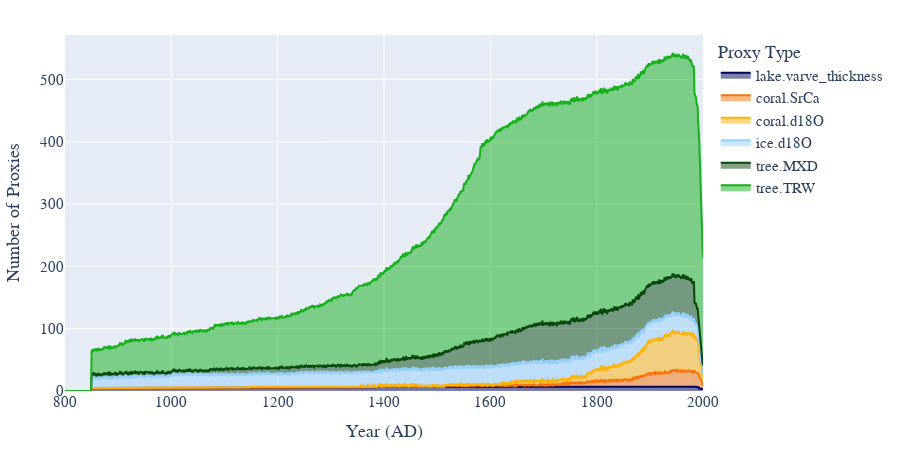

Notebook code cell kept with this figure:
### Code cell
pdb.plotly_count()

### Figure 1 — Plotly figure (JSON) as saved in the notebook; plotly's stock layout.template omitted (floating-point values rounded to 4 significant figures; data arrays with more than 128 entries replaced by an {"elided": "..."} marker saying what was removed)
{"data": [{"fillpattern": {"shape": ""}, "hovertemplate": "ptype=lake.varve_thickness<br>time=%{x}<br>num=%{y}<extra></extra>", "legendgroup": "lake.varve_thickness", "line": {"color": "#00035b"}, "marker": {"symbol": "circle"}, "mode": "lines", "name": "lake.varve_thickness", "orientation": "v", "showlegend": true, "stackgroup": "1", "type": "scatter", "x": {"elided": "2001 int values"}, "xaxis": "x", "y": {"elided": "2001 int values"}, "yaxis": "y"}, {"fillpattern": {"shape": ""}, "hovertemplate": "ptype=coral.SrCa<br>time=%{x}<br>num=%{y}<extra></extra>", "legendgroup": "coral.SrCa", "line": {"color": "#f97306"}, "marker": {"symbol": "circle"}, "mode": "lines", "name": "coral.SrCa", "orientation": "v", "showlegend": true, "stackgroup": "1", "type": "scatter", "x": {"elided": "2001 int values"}, "xaxis": "x", "y": {"elided": "2001 int values"}, "yaxis": "y"}, {"fillpattern": {"shape": ""}, "hovertemplate": "ptype=coral.d18O<br>time=%{x}<br>num=%{y}<extra></extra>", "legendgroup": "coral.d18O", "line": {"color": "#feb308"}, "marker": {"symbol": "circle"}, "mode": "lines", "name": "coral.d18O", "orientation": "v", "showlegend": true, "stackgroup": "1", "type": "scatter", "x": {"elided": "2001 int values"}, "xaxis": "x", "y": {"elided": "2001 int values"}, "yaxis": "y"}, {"fillpattern": {"shape": ""}, "hovertemplate": "ptype=ice.d18O<br>time=%{x}<br>num=%{y}<extra></extra>", "legendgroup": "ice.d18O", "line": {"color": "#95d0fc"}, "marker": {"symbol": "circle"}, "mode": "lines", "name": "ice.d18O", "orientation": "v", "showlegend": true, "stackgroup": "1", "type": "scatter", "x": {"elided": "2001 int values"}, "xaxis": "x", "y": {"elided": "2001 int values"}, "yaxis": "y"}, {"fillpattern": {"shape": ""}, "hovertemplate": "ptype=tree.MXD<br>time=%{x}<br>num=%{y}<extra></extra>", "legendgroup": "tree.MXD", "line": {"color": "#06470c"}, "marker": {"symbol": "circle"}, "mode": "lines", "name": "tree.MXD", "orientation": "v", "showlegend": true, "stackgroup": "1", "type": "scatter", "x": {"elided": "2001 int values"}, "xaxis": "x", "y": {"elided": "2001 int values"}, "yaxis": "y"}, {"fillpattern": {"shape": ""}, "hovertemplate": "ptype=tree.TRW<br>time=%{x}<br>num=%{y}<extra></extra>", "legendgroup": "tree.TRW", "line": {"color": "#15b01a"}, "marker": {"symbol": "circle"}, "mode": "lines", "name": "tree.TRW", "orientation": "v", "showlegend": true, "stackgroup": "1", "type": "scatter", "x": {"elided": "2001 int values"}, "xaxis": "x", "y": {"elided": "2001 int values"}, "yaxis": "y"}], "layout": {"font": {"family": "Arial", "size": 15}, "height": 450, "legend": {"title": {"text": "Proxy Type"}, "tracegroupgap": 0}, "margin": {"b": 45, "l": 45, "r": 35, "t": 35}, "width": 900, "xaxis": {"anchor": "y", "domain": [0, 1], "range": [800, 2000], "title": {"text": "Year (AD)"}}, "yaxis": {"anchor": "x", "domain": [0, 1], "title": {"text": "Number of Proxies"}}}}
